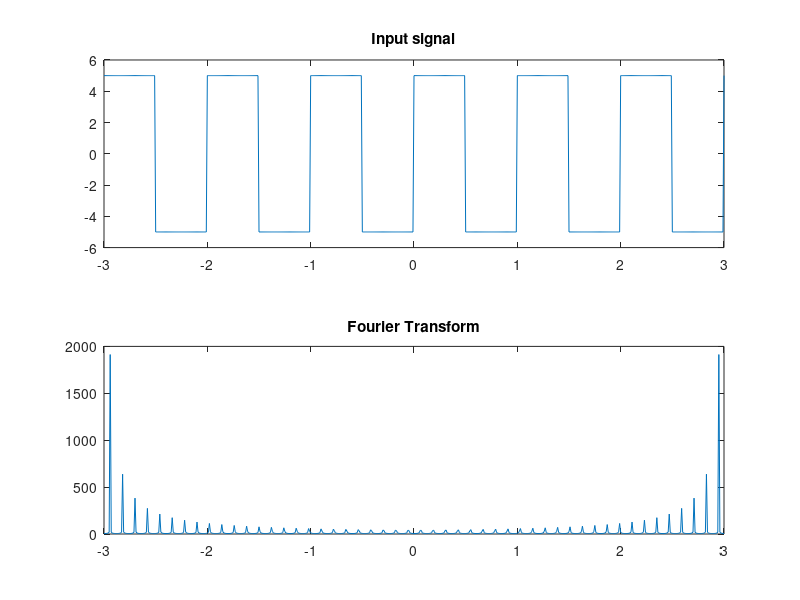

Here is the MATLAB script that generated this plot:
f =1;
amp =5;
dc =-3;
t= -3:0.01:3;
y= amp * square(2*pi*f*t)
subplot(211)
plot(t,y), title('Input signal')
subplot(212)
ft= abs(fft(y));
plot(t,ft),title('Fourier Transform')

 